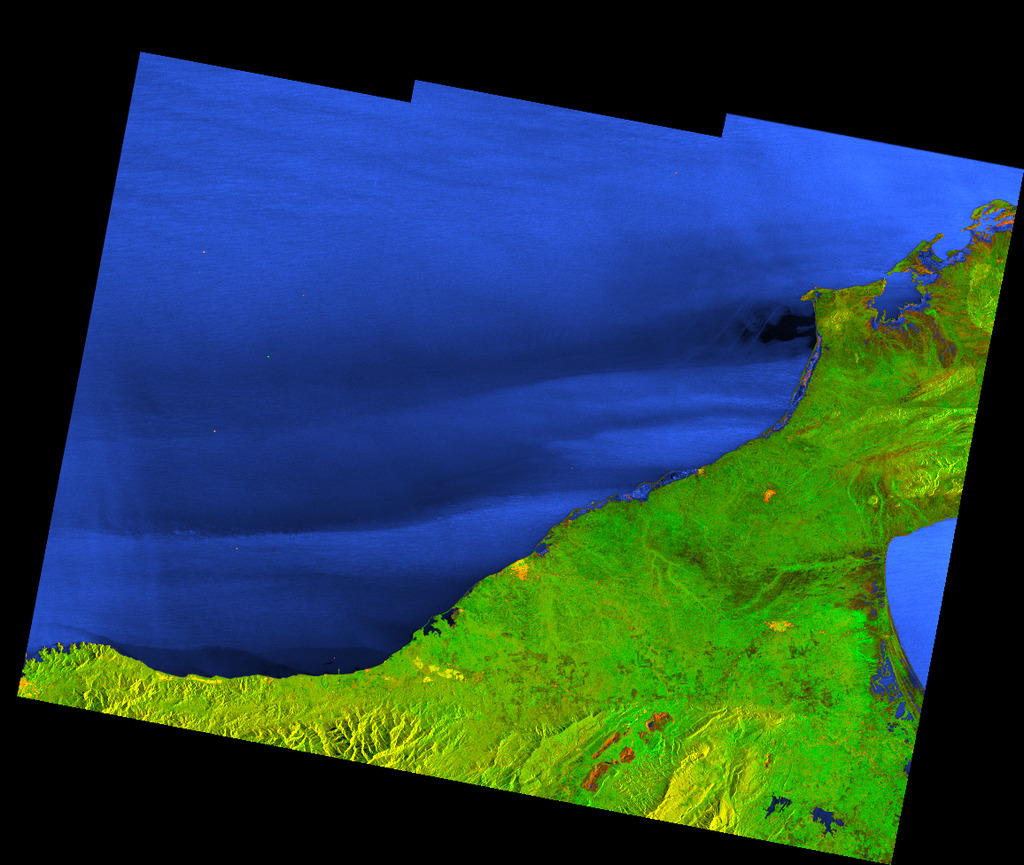
//> input picture TallerImagenSatelital/data/imagen_sat.png, 1024 x 865 px
$ ./main   (built with g++ and OpenCV 4)
//> lines starting //> are read from the running program, lines starting //| are printed output that depends on the picture; after the words box and inside, x2 and y2 are one past the last pixel; in counts of white or black regions, pixels touching at a corner belong together
#include <opencv2/opencv.hpp>
#include <iostream>
#include <cmath>

using namespace cv;
using namespace std;

// [31 lines left out: functions crearKernelGaussiano, mostrarInfo, not called in this run]

void segmentacionGaussiana(const Mat& img) {
    Scalar media, desviacion;
    meanStdDev(img, media, desviacion);

    Mat mascara = Mat::zeros(img.size(), CV_8U);

    for (int i = 0; i < img.rows; i++) {
        for (int j = 0; j < img.cols; j++) {
            uchar pixel = img.at<uchar>(i, j);
            if (pixel > media[0] - 2 * desviacion[0] &&
                pixel < media[0] + 2 * desviacion[0]) {
                mascara.at<uchar>(i, j) = 255;
            }
        }
    }

    imshow("Segmentacion Gaussiana", mascara);
    waitKey(0);
}

// [52 lines left out: functions suavizadoGaussiano, kernelGaussiano5x5, filtroHighpass, pipelineCompleto, not called in this run]

int main() {
    Mat img = imread("../data/imagen_sat.png", IMREAD_GRAYSCALE);
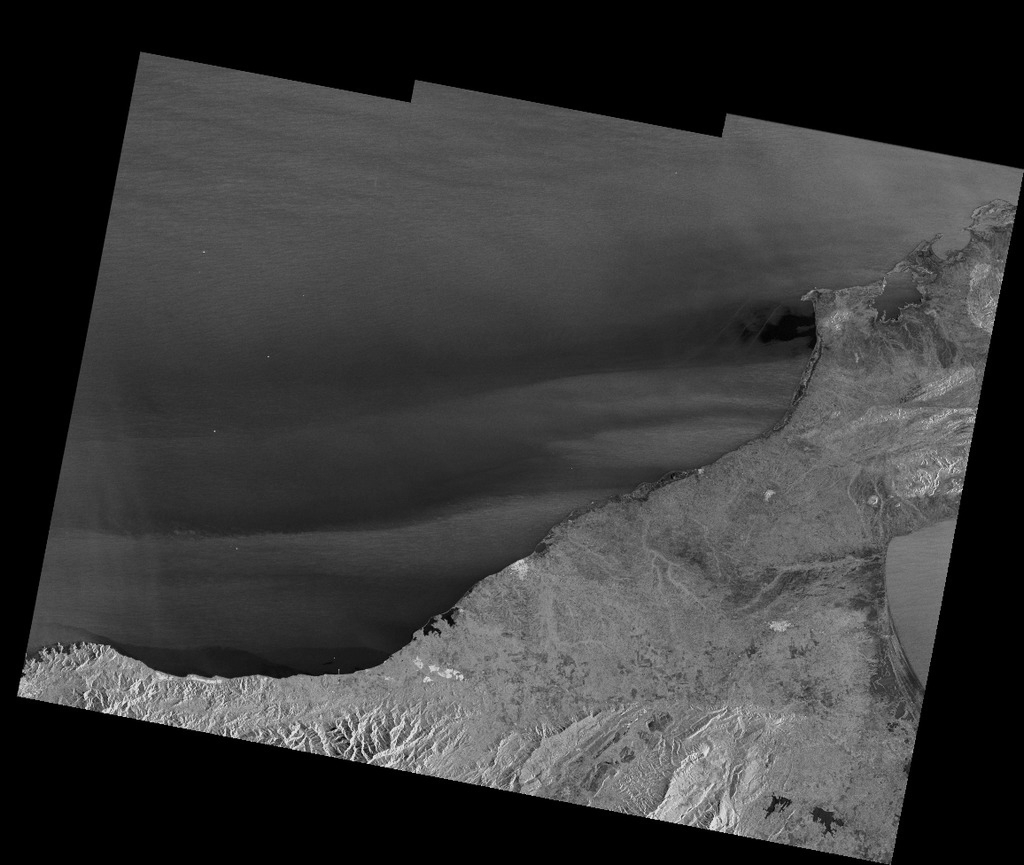
//> img: 865 rows x 1024 cols, CV_8UC1; min 0, max 228, mean 57.7

    if (img.empty()) {
        cout << "Error cargando imagen" << endl;
        return -1;
    }

    int opcion = 0;

    do {
        destroyAllWindows();
        cout << "\n===== Taller Imagen Satelital =====" << endl;
        cout << "1. Mostrar imagen original e info" << endl;
        cout << "2. Segmentacion gaussiana" << endl;
        cout << "3. Suavizado gaussiano (GaussianBlur)" << endl;
        cout << "4. Kernel gaussiano 5x5 manual" << endl;
        cout << "5. Filtro highpass (Laplaciano) + afilado" << endl;
        cout << "6. Pipeline completo (suavizado + highpass)" << endl;
        cout << "0. Salir" << endl;
        cout << "Opcion: ";
        cin >> opcion;
//> the answer given: 2

        switch (opcion) {
            case 1:
                imshow("Imagen Original", img);
                mostrarInfo(img);
                waitKey(0);
                break;
            case 2:
                segmentacionGaussiana(img);
//> in segmentacionGaussiana, `meanStdDev(img, media, desviacion);`: media = Scalar(57.72); desviacion = Scalar(47.07)
//> after the loop in segmentacionGaussiana, `for (int i = 0; i < img.rows; i++)`:
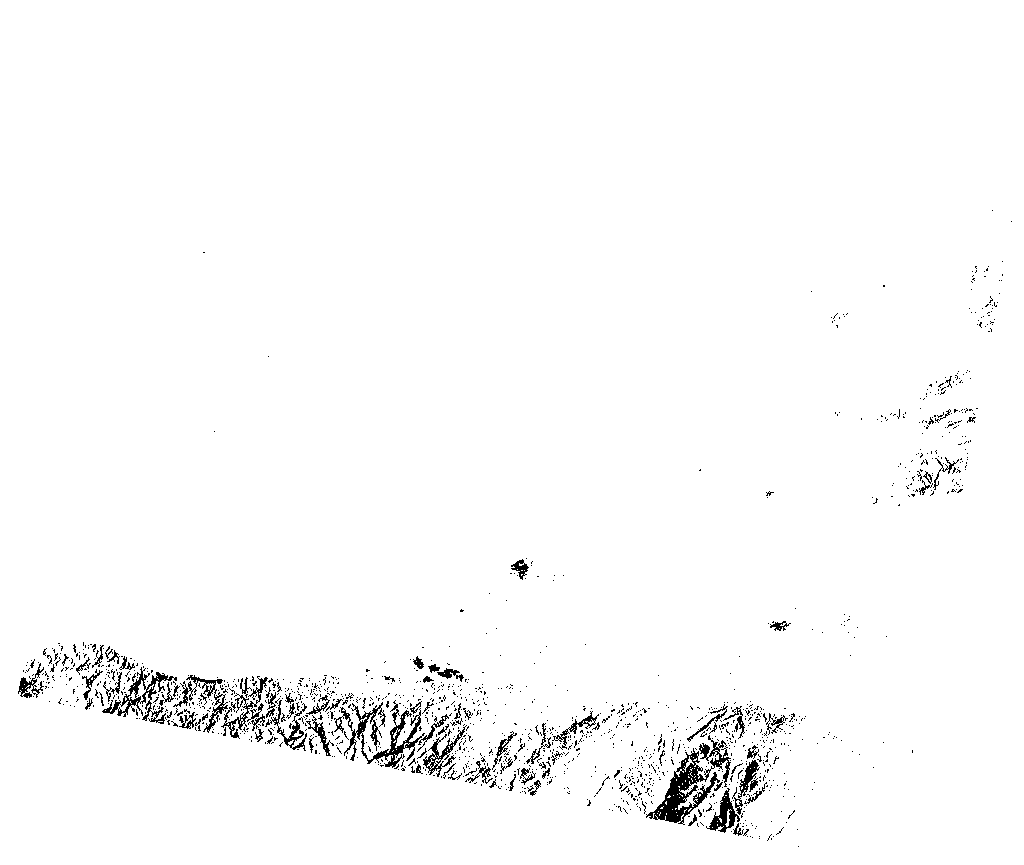
//> mascara: 865 rows x 1024 cols, CV_8UC1; 98% white; black in thin lines or dots, all inside (x1, y1, x2, y2) = (18, 210, 1012, 847)
                break;
            case 3:
                suavizadoGaussiano(img);
                break;
            case 4:

                kernelGaussiano5x5(img);
                break;
            case 5:
                filtroHighpass(img);
                break;
            case 6:
                pipelineCompleto(img);
                break;
            case 0:
                cout << "Saliendo..." << endl;
                break;
            default:
                cout << "Opcion no valida" << endl;
        }
    } while (opcion != 0);

    destroyAllWindows();
    return 0;
}
